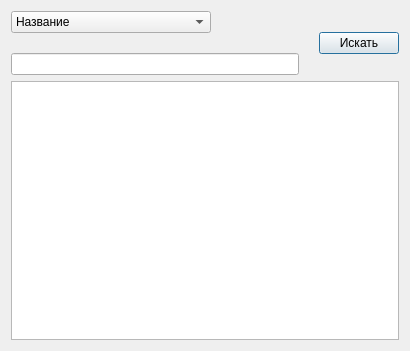
<?xml version="1.0" encoding="UTF-8"?>
<ui version="4.0">
 <class>Dialog</class>
 <widget class="QDialog" name="Dialog">
  <property name="geometry">
   <rect>
    <x>0</x>
    <y>0</y>
    <width>410</width>
    <height>351</height>
   </rect>
  </property>
  <property name="windowTitle">
   <string>Dialog</string>
  </property>
  <layout class="QHBoxLayout" name="horizontalLayout_2">
   <item>
    <layout class="QVBoxLayout" name="verticalLayout_2">
     <item>
      <layout class="QHBoxLayout" name="horizontalLayout" stretch="0,0">
       <property name="spacing">
        <number>20</number>
       </property>
       <item>
        <layout class="QVBoxLayout" name="verticalLayout">
         <item>
          <widget class="QComboBox" name="cb_filter">
           <property name="minimumSize">
            <size>
             <width>0</width>
             <height>0</height>
            </size>
           </property>
           <property name="maximumSize">
            <size>
             <width>200</width>
             <height>16777215</height>
            </size>
           </property>
           <property name="styleSheet">
            <string notr="true">QCheckBox { text-align: center; }</string>
           </property>
           <property name="sizeAdjustPolicy">
            <enum>QComboBox::AdjustToContentsOnFirstShow</enum>
           </property>
           <item>
            <property name="text">
             <string>Название</string>
            </property>
           </item>
           <item>
            <property name="text">
             <string>Автор</string>
            </property>
           </item>
          </widget>
         </item>
         <item>
          <widget class="QLineEdit" name="le_search_box"/>
         </item>
        </layout>
       </item>
       <item>
        <widget class="QPushButton" name="btn_find">
         <property name="text">
          <string>Искать</string>
         </property>
        </widget>
       </item>
      </layout>
     </item>
     <item>
      <widget class="QListWidget" name="list_widget"/>
     </item>
    </layout>
   </item>
  </layout>
 </widget>
 <resources/>
 <connections/>
</ui>
